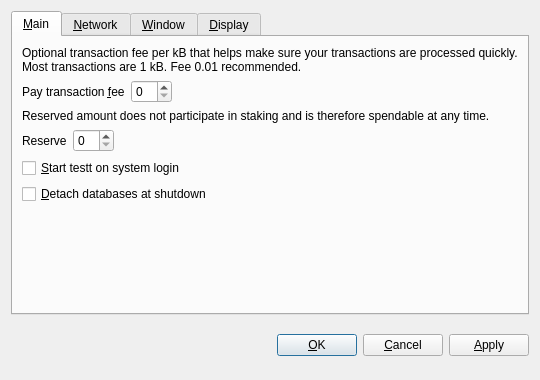
<?xml version="1.0" encoding="UTF-8"?>
<ui version="4.0">
 <class>OptionsDialog</class>
 <widget class="QDialog" name="OptionsDialog">
  <property name="geometry">
   <rect>
    <x>0</x>
    <y>0</y>
    <width>540</width>
    <height>380</height>
   </rect>
  </property>
  <property name="windowTitle">
   <string>Options</string>
  </property>
  <property name="modal">
   <bool>true</bool>
  </property>
  <layout class="QVBoxLayout" name="verticalLayout">
   <item>
    <widget class="QTabWidget" name="tabWidget">
     <property name="tabPosition">
      <enum>QTabWidget::North</enum>
     </property>
     <property name="currentIndex">
      <number>0</number>
     </property>
     <widget class="QWidget" name="tabMain">
      <attribute name="title">
       <string>&amp;Main</string>
      </attribute>
      <layout class="QVBoxLayout" name="verticalLayout_Main">
       <item>
        <widget class="QLabel" name="transactionFeeInfoLabel">
         <property name="text">
          <string>Optional transaction fee per kB that helps make sure your transactions are processed quickly. Most transactions are 1 kB. Fee 0.01 recommended.</string>
         </property>
         <property name="textFormat">
          <enum>Qt::PlainText</enum>
         </property>
         <property name="wordWrap">
          <bool>true</bool>
         </property>
        </widget>
       </item>
       <item>
        <layout class="QHBoxLayout" name="horizontalLayoutFee">
         <item>
          <widget class="QLabel" name="transactionFeeLabel">
           <property name="text">
            <string>Pay transaction &amp;fee</string>
           </property>
           <property name="textFormat">
            <enum>Qt::PlainText</enum>
           </property>
           <property name="buddy">
            <cstring>transactionFee</cstring>
           </property>
          </widget>
         </item>
         <item>
          <widget class="BitcoinAmountField" name="transactionFee"/>
         </item>
         <item>
          <spacer name="horizontalSpacerFee">
           <property name="orientation">
            <enum>Qt::Horizontal</enum>
           </property>
           <property name="sizeHint" stdset="0">
            <size>
             <width>40</width>
             <height>20</height>
            </size>
           </property>
          </spacer>
         </item>
        </layout>
       </item>
       <item>
        <widget class="QLabel" name="reserveBalanceInfoLabel">
         <property name="text">
          <string>Reserved amount does not participate in staking and is therefore spendable at any time.</string>
         </property>
         <property name="textFormat">
          <enum>Qt::PlainText</enum>
         </property>
         <property name="wordWrap">
          <bool>true</bool>
         </property>
        </widget>
       </item>
       <item>
        <layout class="QHBoxLayout" name="horizontalLayoutReserveBalance">
         <item>
          <widget class="QLabel" name="reserveBalanceLabel">
           <property name="text">
            <string>Reserve</string>
           </property>
           <property name="textFormat">
            <enum>Qt::PlainText</enum>
           </property>
           <property name="buddy">
            <cstring>reserveBalance</cstring>
           </property>
          </widget>
         </item>
         <item>
          <widget class="BitcoinAmountField" name="reserveBalance"/>
         </item>
         <item>
          <spacer name="horizontalSpacerReserveBalance">
           <property name="orientation">
            <enum>Qt::Horizontal</enum>
           </property>
           <property name="sizeHint" stdset="0">
            <size>
             <width>40</width>
             <height>20</height>
            </size>
           </property>
          </spacer>
         </item>
        </layout>
       </item>
       <item>
        <widget class="QCheckBox" name="bitcoinAtStartup">
         <property name="toolTip">
          <string>Automatically start testt after logging in to the system.</string>
         </property>
         <property name="text">
          <string>&amp;Start testt on system login</string>
         </property>
        </widget>
       </item>
       <item>
        <widget class="QCheckBox" name="detachDatabases">
         <property name="toolTip">
          <string>Detach block and address databases at shutdown. This means they can be moved to another data directory, but it slows down shutdown. The wallet is always detached.</string>
         </property>
         <property name="text">
          <string>&amp;Detach databases at shutdown</string>
         </property>
        </widget>
       </item>
       <item>
        <spacer name="verticalSpacer_Main">
         <property name="orientation">
          <enum>Qt::Vertical</enum>
         </property>
         <property name="sizeHint" stdset="0">
          <size>
           <width>20</width>
           <height>40</height>
          </size>
         </property>
        </spacer>
       </item>
      </layout>
     </widget>
     <widget class="QWidget" name="tabNetwork">
      <attribute name="title">
       <string>&amp;Network</string>
      </attribute>
      <layout class="QVBoxLayout" name="verticalLayout_Network">
       <item>
        <widget class="QCheckBox" name="mapPortUpnp">
         <property name="toolTip">
          <string>Automatically open the testt client port on the router. This only works when your router supports UPnP and it is enabled.</string>
         </property>
         <property name="text">
          <string>Map port using &amp;UPnP</string>
         </property>
        </widget>
       </item>
       <item>
        <widget class="QCheckBox" name="connectSocks">
         <property name="toolTip">
          <string>Connect to the testt network through a SOCKS proxy (e.g. when connecting through Tor).</string>
         </property>
         <property name="text">
          <string>&amp;Connect through SOCKS proxy:</string>
         </property>
        </widget>
       </item>
       <item>
        <layout class="QHBoxLayout" name="horizontalLayout_Network">
         <item>
          <widget class="QLabel" name="proxyIpLabel">
           <property name="text">
            <string>Proxy &amp;IP:</string>
           </property>
           <property name="textFormat">
            <enum>Qt::PlainText</enum>
           </property>
           <property name="buddy">
            <cstring>proxyIp</cstring>
           </property>
          </widget>
         </item>
         <item>
          <widget class="QValidatedLineEdit" name="proxyIp">
           <property name="maximumSize">
            <size>
             <width>140</width>
             <height>16777215</height>
            </size>
           </property>
           <property name="toolTip">
            <string>IP address of the proxy (e.g. 127.0.0.1)</string>
           </property>
          </widget>
         </item>
         <item>
          <widget class="QLabel" name="proxyPortLabel">
           <property name="text">
            <string>&amp;Port:</string>
           </property>
           <property name="textFormat">
            <enum>Qt::PlainText</enum>
           </property>
           <property name="buddy">
            <cstring>proxyPort</cstring>
           </property>
          </widget>
         </item>
         <item>
          <widget class="QLineEdit" name="proxyPort">
           <property name="maximumSize">
            <size>
             <width>55</width>
             <height>16777215</height>
            </size>
           </property>
           <property name="toolTip">
            <string>Port of the proxy (e.g. 9050)</string>
           </property>
          </widget>
         </item>
         <item>
          <widget class="QLabel" name="socksVersionLabel">
           <property name="text">
            <string>SOCKS &amp;Version:</string>
           </property>
           <property name="textFormat">
            <enum>Qt::PlainText</enum>
           </property>
           <property name="buddy">
            <cstring>socksVersion</cstring>
           </property>
          </widget>
         </item>
         <item>
          <widget class="QValueComboBox" name="socksVersion">
           <property name="toolTip">
            <string>SOCKS version of the proxy (e.g. 5)</string>
           </property>
          </widget>
         </item>
         <item>
          <spacer name="horizontalSpacer_Network">
           <property name="orientation">
            <enum>Qt::Horizontal</enum>
           </property>
           <property name="sizeHint" stdset="0">
            <size>
             <width>40</width>
             <height>20</height>
            </size>
           </property>
          </spacer>
         </item>
        </layout>
       </item>
       <item>
        <spacer name="verticalSpacer_Network">
         <property name="orientation">
          <enum>Qt::Vertical</enum>
         </property>
         <property name="sizeHint" stdset="0">
          <size>
           <width>20</width>
           <height>40</height>
          </size>
         </property>
        </spacer>
       </item>
      </layout>
     </widget>
     <widget class="QWidget" name="tabWindow">
      <attribute name="title">
       <string>&amp;Window</string>
      </attribute>
      <layout class="QVBoxLayout" name="verticalLayout_Window">
       <item>
        <widget class="QCheckBox" name="minimizeToTray">
         <property name="toolTip">
          <string>Show only a tray icon after minimizing the window.</string>
         </property>
         <property name="text">
          <string>&amp;Minimize to the tray instead of the taskbar</string>
         </property>
        </widget>
       </item>
       <item>
        <widget class="QCheckBox" name="minimizeOnClose">
         <property name="toolTip">
          <string>Minimize instead of exit the application when the window is closed. When this option is enabled, the application will be closed only after selecting Quit in the menu.</string>
         </property>
         <property name="text">
          <string>M&amp;inimize on close</string>
         </property>
        </widget>
       </item>
       <item>
        <spacer name="verticalSpacer_Window">
         <property name="orientation">
          <enum>Qt::Vertical</enum>
         </property>
         <property name="sizeHint" stdset="0">
          <size>
           <width>20</width>
           <height>40</height>
          </size>
         </property>
        </spacer>
       </item>
      </layout>
     </widget>
     <widget class="QWidget" name="tabDisplay">
      <attribute name="title">
       <string>&amp;Display</string>
      </attribute>
      <layout class="QVBoxLayout" name="verticalLayout_Display">
       <item>
        <layout class="QHBoxLayout" name="horizontalLayout_1_Display">
         <item>
          <widget class="QLabel" name="langLabel">
           <property name="text">
            <string>User Interface &amp;language:</string>
           </property>
           <property name="textFormat">
            <enum>Qt::PlainText</enum>
           </property>
           <property name="buddy">
            <cstring>lang</cstring>
           </property>
          </widget>
         </item>
         <item>
          <widget class="QValueComboBox" name="lang">
           <property name="toolTip">
            <string>The user interface language can be set here. This setting will take effect after restarting testt.</string>
           </property>
          </widget>
         </item>
        </layout>
       </item>
       <item>
        <layout class="QHBoxLayout" name="horizontalLayout_2_Display">
         <item>
          <widget class="QLabel" name="unitLabel">
           <property name="text">
            <string>&amp;Unit to show amounts in:</string>
           </property>
           <property name="textFormat">
            <enum>Qt::PlainText</enum>
           </property>
           <property name="buddy">
            <cstring>unit</cstring>
           </property>
          </widget>
         </item>
         <item>
          <widget class="QValueComboBox" name="unit">
           <property name="toolTip">
            <string>Choose the default subdivision unit to show in the interface and when sending coins.</string>
           </property>
          </widget>
         </item>
        </layout>
       </item>
       <item>
        <widget class="QCheckBox" name="displayAddresses">
         <property name="toolTip">
          <string>Whether to show testt addresses in the transaction list or not.</string>
         </property>
         <property name="text">
          <string>&amp;Display addresses in transaction list</string>
         </property>
        </widget>
       </item>
       <item>
        <widget class="QCheckBox" name="coinControlFeatures">
         <property name="toolTip">
          <string>Whether to show coin control features or not.</string>
         </property>
         <property name="text">
          <string>Display coin &amp;control features (experts only!)</string>
         </property>
        </widget>
       </item>
       <item>
        <spacer name="verticalSpacer_Display">
         <property name="orientation">
          <enum>Qt::Vertical</enum>
         </property>
         <property name="sizeHint" stdset="0">
          <size>
           <width>20</width>
           <height>40</height>
          </size>
         </property>
        </spacer>
       </item>
      </layout>
     </widget>
    </widget>
   </item>
   <item>
    <layout class="QHBoxLayout" name="horizontalLayout_Buttons">
     <item>
      <spacer name="horizontalSpacer_1">
       <property name="orientation">
        <enum>Qt::Horizontal</enum>
       </property>
       <property name="sizeHint" stdset="0">
        <size>
         <width>40</width>
         <height>48</height>
        </size>
       </property>
      </spacer>
     </item>
     <item>
      <widget class="QLabel" name="statusLabel">
       <property name="font">
        <font>
         <weight>75</weight>
         <bold>true</bold>
        </font>
       </property>
       <property name="text">
        <string/>
       </property>
       <property name="textFormat">
        <enum>Qt::PlainText</enum>
       </property>
       <property name="wordWrap">
        <bool>true</bool>
       </property>
      </widget>
     </item>
     <item>
      <spacer name="horizontalSpacer_2">
       <property name="orientation">
        <enum>Qt::Horizontal</enum>
       </property>
       <property name="sizeHint" stdset="0">
        <size>
         <width>40</width>
         <height>48</height>
        </size>
       </property>
      </spacer>
     </item>
     <item>
      <widget class="QPushButton" name="okButton">
       <property name="text">
        <string>&amp;OK</string>
       </property>
      </widget>
     </item>
     <item>
      <widget class="QPushButton" name="cancelButton">
       <property name="text">
        <string>&amp;Cancel</string>
       </property>
       <property name="autoDefault">
        <bool>false</bool>
       </property>
      </widget>
     </item>
     <item>
      <widget class="QPushButton" name="applyButton">
       <property name="text">
        <string>&amp;Apply</string>
       </property>
       <property name="autoDefault">
        <bool>false</bool>
       </property>
      </widget>
     </item>
    </layout>
   </item>
  </layout>
 </widget>
 <customwidgets>
  <customwidget>
   <class>BitcoinAmountField</class>
   <extends>QSpinBox</extends>
   <header>bitcoinamountfield.h</header>
  </customwidget>
  <customwidget>
   <class>QValueComboBox</class>
   <extends>QComboBox</extends>
   <header>qvaluecombobox.h</header>
  </customwidget>
  <customwidget>
   <class>QValidatedLineEdit</class>
   <extends>QLineEdit</extends>
   <header>qvalidatedlineedit.h</header>
  </customwidget>
 </customwidgets>
 <resources/>
 <connections/>
</ui>
